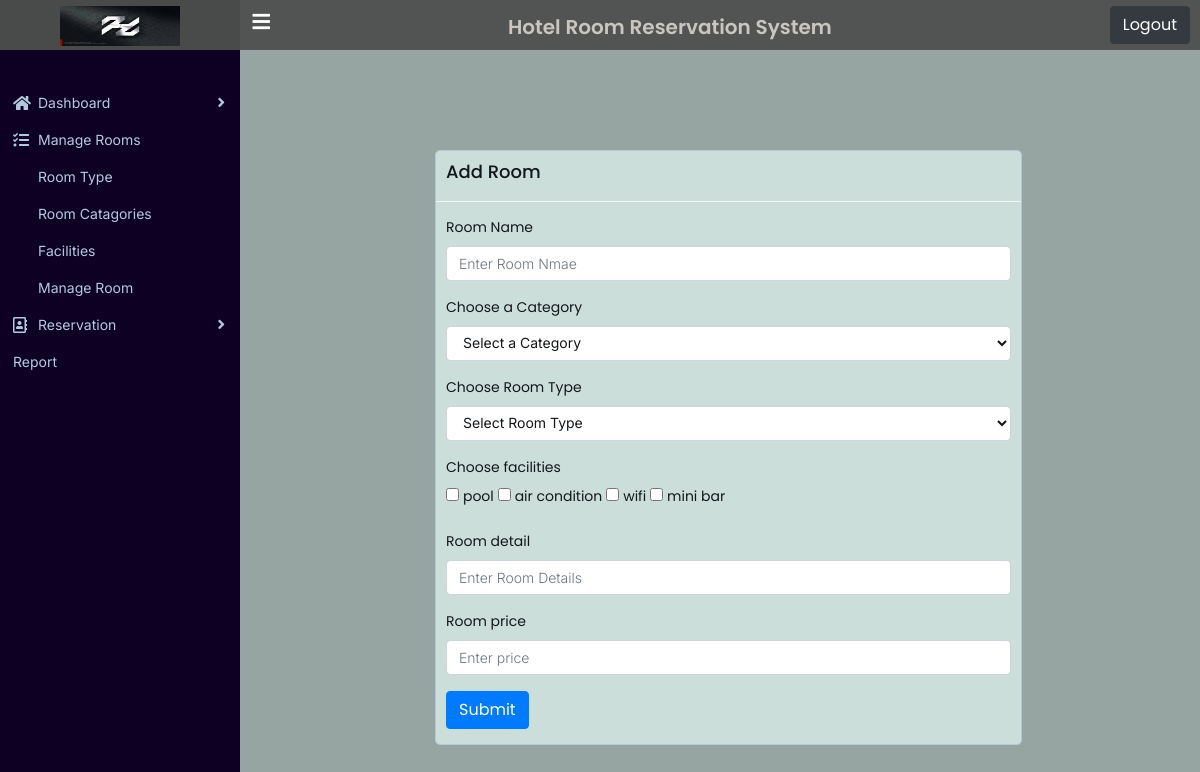
Page /add_room.php (signed in) on the committed database.
### tables this page shows
CREATE TABLE `facilities` (
  `facility_id` int(11) NOT NULL,
  `facility_name` varchar(50) NOT NULL,
  `created_at` datetime NOT NULL DEFAULT CURRENT_TIMESTAMP
);

### add_room.php (the view, shortened to what this page needs)
<?php include "header.php";
  include "sidebar.php";
?>
<div class="container-fluid">
        <div class="row">
                <div class="col-lg-6 offset-3">
                    <div class="type-box">
								<div class="box rsize">
									<div class="box-header with-border">
										<h4 class="box-title ">Add Room</h4>
									</div>
									<div class="box-body">
										<form action="submit_room.php" method="post">
                                        <div class="form-group">
												<label for="room_name">Room Name</label>
                                                <input type="text" name="room_name" placeholder="Enter Room Nmae" id="room_name" class="form-control">
											</div>
											<div class="form-group">
												<label for="cat_name">Choose a Category</label>
                                                <select name="cat_id" id="cat_name" class="form-control">
                                                <option value=""><?php echo "Select a Category"?></option>
                                                </select>
											</div>
											<div class="form-group">
												<label for="room_type_name">Choose Room Type</label>
                                                <select name="room_type_id" id="room_type_name" class="form-control">
                                                <option value=""><?php echo "Select Room Type"?></option>
                                                </select>
											</div>
                                            <div class="form-group">
												<label for="facility_name">Choose facilities</label>
                                                <br>
                                                <?php
                                                   $sql="SELECT *FROM facilities";
                                                    $run=$conn->query($sql);
                                                    if($run->num_rows>0){
                                                        while($show=$run->fetch_assoc()){?>
                                                <input type="checkbox" id="facility_name" name="facilities[]" value="<?php echo $show["facility_name"]?>">
                                                <label for="facility_name"><?php echo $show["facility_name"]?></label>
                                                <?php
                                                        }
                                                    }
                                                    ?>
											</div>
                                            <div class="form-group">
												<label for="details">Room detail</label>
												<input type="text" name="details" placeholder="Enter Room Details" id="details" class="form-control">
											</div>
                                            <div class="form-group">
												<label for="price">Room price</label>
												<input type="text" name="price" placeholder="Enter price" id="price" class="form-control">
											</div>
											<input  class="btn btn-primary" type="submit" name="add-room" value="Submit">
										</form>
									</div>
								</div>
							</div>
        </div>
      </div>
      </div>
<?php include "footer.php"?>

### assets/css/style.css (style rules this page uses)
* { margin: 0px; padding: 0px; box-sizing: border-box; outline: none; }
html, body { width: 100%; height: 100%; }
h1, h2, h3, h4, h5, h6 { font-family: "Poppins", sans-serif; font-weight: 600; margin: 0; padding: 0; color: #14171a; }
h4 { font-size: 18px; }
.btn { font-family: "Poppins", sans-serif; font-weight: 400; }
.box { background: #cbdeda; border: 1px solid #b4c9de; border-radius: 5px; margin-bottom: 30px; }
.box .box-header { padding: 10px 10px 15px 10px; }
.box .box-header.with-border { border-bottom: 1px solid #f5f5f5; }
.box .box-header .box-title { padding-bottom: 3px; font-weight: 500; }
.box .box-body { padding: 15px 10px; }
.form-group label { color: #14171a; font-family: "Poppins", sans-serif; }
.form-group .form-control { font-size: 14px; font-weight: 400; color: #14171a; }
.form-group .form-control::placeholder { font-weight: 300; }
.type-box { margin-top: 100px; }
.rsize { margin-left: 120px; margin-right: -137px; }

### rows in the picture
facilities: facility_name "pool"
facilities: facility_name "air condition"
facilities: facility_name "wifi"
facilities: facility_name "mini bar"
